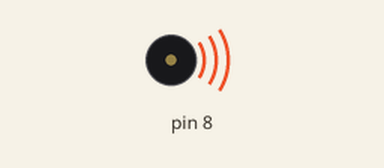
This sketch was run on a simulated Arduino Uno, built with avr-gcc and run on an emulated ATmega328P. Shown: buzzer (waves = sounding).

Above: at 0.1 s.
At 120.7 s:
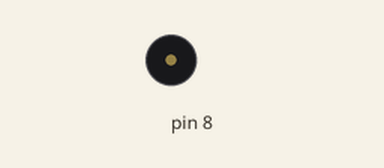
Timing chart, 0 to 122.2 s (numbered marks = the images above):
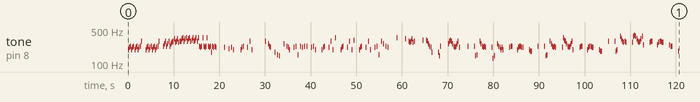

The sketch:

piezo.ino
```cpp
#include "pitches.h"

int velvet[] = {
  NOTE_G3,  NOTE_A3,  NOTE_AS3, NOTE_G3,  NOTE_A3,  NOTE_AS3, NOTE_G3,  NOTE_A3,  NOTE_AS3, NOTE_G3,  NOTE_A3,  NOTE_AS3, NOTE_D4,
        0,        0,        0,  NOTE_G3,  NOTE_A3,  NOTE_AS3, NOTE_G3,  NOTE_A3,  NOTE_AS3, NOTE_G3,  NOTE_A3,  NOTE_AS3, NOTE_G3,
  NOTE_A3,  NOTE_AS3, NOTE_D4,        0,        0,        0,  NOTE_AS3, NOTE_C4,  NOTE_D4,  NOTE_AS3, NOTE_C4,  NOTE_D4,  NOTE_AS3,
  NOTE_C4,  NOTE_CS4, NOTE_D4,  NOTE_E4,  NOTE_CS4, NOTE_D4,  NOTE_E4,  NOTE_CS4, NOTE_D4,  NOTE_D4,  NOTE_E4,  NOTE_F4,  NOTE_D4,
  NOTE_E4,  NOTE_F4,  NOTE_D4,  NOTE_E4,  NOTE_F4,  NOTE_D4,  NOTE_DS4, NOTE_F4,  NOTE_D4,  NOTE_DS4, NOTE_F4,  NOTE_D4,  NOTE_F4,
  NOTE_AS3, NOTE_A3,  NOTE_AS3, NOTE_F4,  NOTE_AS3, NOTE_A3,  NOTE_AS3, NOTE_F4,  NOTE_AS3, NOTE_A3,  NOTE_AS3, NOTE_F3,  NOTE_AS3,
  NOTE_A3,  NOTE_AS3, NOTE_A3,        0,        0,        0,        0,        0,        0,        0,  NOTE_A3,        0,        0,
        0,  NOTE_GS3,       0,  NOTE_A3,        0,  NOTE_G3,        0,        0,        0,        0,        0,        0,  NOTE_G3,  NOTE_A3,
  NOTE_AS3,       0,        0,        0,  NOTE_A3,        0,  NOTE_D4,        0,  NOTE_G3,        0,        0,        0,        0,
        0,        0,        0,        0,        0,        0,        0,  NOTE_D4,        0,        0,  NOTE_C4,  NOTE_AS3, NOTE_A3,        0,
        0,        0,  NOTE_F3,        0,  NOTE_DS3,       0,  NOTE_D3,        0,        0,        0,  NOTE_C4,        0,        0,
  NOTE_AS3, NOTE_A3,  NOTE_G3,        0,        0,        0,  NOTE_A3,        0,  NOTE_AS3,       0,  NOTE_DS3,       0,  NOTE_AS3,       0,
  NOTE_A3,        0,  NOTE_AS3,       0,  NOTE_AS3,       0,        0,        0,  NOTE_A3,        0,  NOTE_AS3,       0,  NOTE_G3,
        0,        0,        0,        0,        0,  NOTE_G3,  NOTE_A3,  NOTE_AS3,       0,        0,        0,  NOTE_A3,        0,
  NOTE_D4,        0,  NOTE_G3,        0,  NOTE_F4,        0,        0,        0,        0,  NOTE_G3,  NOTE_A3,  NOTE_AS3,       0,        0,
        0,  NOTE_A3,        0,  NOTE_D4,        0,  NOTE_G3,        0,  NOTE_DS4,       0,        0,        0,        0,  NOTE_G3,  NOTE_A3,
  NOTE_AS3,       0,        0,        0,  NOTE_A3,        0,  NOTE_D4,        0,  NOTE_G3,        0,        0,        0,  NOTE_A3,
        0,  NOTE_AS3,       0,  NOTE_DS3,       0,  NOTE_D4,        0,  NOTE_C4,        0,  NOTE_AS3,       0,  NOTE_A3,        0,
        0,        0,        0,        0,        0,        0,  NOTE_F4,        0,        0,        0,        0,        0,        0,
        0,  NOTE_E4,        0,        0,  NOTE_D4,  NOTE_CS4, NOTE_D4,  NOTE_E4,  NOTE_CS4, NOTE_D4,        0,        0,        0,
        0,        0,        0,        0,  NOTE_DS4,       0,        0,  NOTE_DS4, NOTE_D4,  NOTE_C4,  NOTE_AS3, NOTE_A3,  NOTE_F3,
        0,        0,        0,        0,        0,  NOTE_F3,  NOTE_D3,  NOTE_AS3,       0,        0,        0,        0,        0,
        0,  NOTE_C4,  NOTE_D4,  NOTE_DS4, NOTE_D4,  NOTE_C4,  NOTE_AS3, NOTE_A3,  NOTE_AS3, NOTE_C4,  NOTE_D4,  NOTE_A3,        0,        0,
        0,        0,        0,        0,        0,  NOTE_AS3,       0,        0,        0,        0,        0,  NOTE_AS3, NOTE_D3,
  NOTE_DS3,       0,        0,  NOTE_D4,  NOTE_C4,  NOTE_AS3, NOTE_A3,  NOTE_AS3, NOTE_A3,        0,        0,        0,        0,
        0,  NOTE_A3,  NOTE_C3,  NOTE_D3,        0,        0,  NOTE_C4,  NOTE_AS3, NOTE_A3,  NOTE_G3,  NOTE_A3,  NOTE_G3,        0,
        0,        0,        0,        0,  NOTE_A3,  NOTE_AS3, NOTE_AS3,       0,        0,        0,        0,  NOTE_G3,  NOTE_A3,
  NOTE_AS3, NOTE_AS3, NOTE_A3,  NOTE_A3,        0,        0,        0,        0,        0,  NOTE_G3,  NOTE_FS3, NOTE_FS3,       0,
        0,        0,        0,        0,  NOTE_AS3,       0,        0,        0,        0,        0,  NOTE_AS3, NOTE_D3,  NOTE_DS3,
        0,        0,  NOTE_D4,  NOTE_C4,  NOTE_AS3, NOTE_A3,  NOTE_AS3, NOTE_A3,        0,        0,        0,        0,        0,
  NOTE_A3,  NOTE_F4,  NOTE_DS4, NOTE_D4,  NOTE_C4,  NOTE_AS3, NOTE_A3,  NOTE_AS3, NOTE_C4,  NOTE_D4,  NOTE_G3,        0,        0,
        0,        0,        0,  NOTE_A3,  NOTE_AS3, NOTE_AS3,       0,        0,        0,        0,  NOTE_G3,  NOTE_A3,  NOTE_AS3,
  NOTE_AS3, NOTE_A3,  NOTE_A3,        0,        0,        0,        0,        0,  NOTE_G3,  NOTE_FS3, NOTE_FS3,       0,        0,
        0,        0,        0,  NOTE_D4,        0,        0,        0,        0,        0,  NOTE_D4,  NOTE_FS3, NOTE_G3,        0,
        0,  NOTE_FS4, NOTE_E4,  NOTE_D4,  NOTE_CS4, NOTE_D4,  NOTE_CS4,       0,        0,        0,        0,        0,  NOTE_CS4,
  NOTE_FS4, NOTE_G4,  NOTE_FS4, NOTE_E4,  NOTE_D4,  NOTE_CS4, NOTE_D4,  NOTE_E4,  NOTE_FS4, NOTE_B3,        0,        0,        0,
        0,        0,  NOTE_CS4, NOTE_D4,  NOTE_D4,        0,        0,        0,        0,  NOTE_B3,  NOTE_CS4, NOTE_D4,  NOTE_D4,
  NOTE_CS4, NOTE_CS4,       0,        0,        0,        0,        0,  NOTE_B3,  NOTE_AS3, NOTE_AS3,       0,        0,        0,
        0,        0,  NOTE_FS3,       0,        0,        0,        0,        0,        0,        0,        0,        0,        0,

};

void muzik(int melody[], int delka) {
	for (int thisNote = 0; thisNote < delka; thisNote++) {
		int noteDuration = 1000 / 5;
		tone(8, melody[thisNote], noteDuration);
		int pauseBetweenNotes = noteDuration * 1.20;
		delay(pauseBetweenNotes);
		noTone(8);
	}
}

void setup() {
	muzik(velvet, sizeof(velvet) / 2);
}

void loop() {

	// no need to repeat the melody.
}
```

pitches.h
```cpp
/*************************************************
 * Public Constants
 *************************************************/

#define NOTE_B0  31
#define NOTE_C1  33
#define NOTE_CS1 35
#define NOTE_D1  37
#define NOTE_DS1 39
#define NOTE_E1  41
#define NOTE_F1  44
#define NOTE_FS1 46
#define NOTE_G1  49
#define NOTE_GS1 52
#define NOTE_A1  55
#define NOTE_AS1 58
#define NOTE_B1  62
#define NOTE_C2  65
#define NOTE_CS2 69
#define NOTE_D2  73
#define NOTE_DS2 78
#define NOTE_E2  82
#define NOTE_F2  87
#define NOTE_FS2 93
#define NOTE_G2  98
#define NOTE_GS2 104
#define NOTE_A2  110
#define NOTE_AS2 117
#define NOTE_B2  123
#define NOTE_C3  131
#define NOTE_CS3 139
#define NOTE_D3  147
#define NOTE_DS3 156
#define NOTE_E3  165
#define NOTE_F3  175
#define NOTE_FS3 185
#define NOTE_G3  196
#define NOTE_GS3 208
#define NOTE_A3  220
#define NOTE_AS3 233
#define NOTE_B3  247
#define NOTE_C4  262
#define NOTE_CS4 277
#define NOTE_D4  294
#define NOTE_DS4 311
#define NOTE_E4  330
#define NOTE_F4  349
#define NOTE_FS4 370
#define NOTE_G4  392
#define NOTE_GS4 415
#define NOTE_A4  440
#define NOTE_AS4 466
#define NOTE_B4  494
#define NOTE_C5  523
#define NOTE_CS5 554
#define NOTE_D5  587
#define NOTE_DS5 622
#define NOTE_E5  659
#define NOTE_F5  698
#define NOTE_FS5 740
#define NOTE_G5  784
#define NOTE_GS5 831
#define NOTE_A5  880
#define NOTE_AS5 932
#define NOTE_B5  988
#define NOTE_C6  1047
#define NOTE_CS6 1109
#define NOTE_D6  1175
#define NOTE_DS6 1245
#define NOTE_E6  1319
#define NOTE_F6  1397
#define NOTE_FS6 1480
#define NOTE_G6  1568
#define NOTE_GS6 1661
#define NOTE_A6  1760
#define NOTE_AS6 1865
#define NOTE_B6  1976
#define NOTE_C7  2093
#define NOTE_CS7 2217
#define NOTE_D7  2349
#define NOTE_DS7 2489
#define NOTE_E7  2637
#define NOTE_F7  2794
#define NOTE_FS7 2960
#define NOTE_G7  3136
#define NOTE_GS7 3322
#define NOTE_A7  3520
#define NOTE_AS7 3729
#define NOTE_B7  3951
#define NOTE_C8  4186
#define NOTE_CS8 4435
#define NOTE_D8  4699
#define NOTE_DS8 4978
 
```
